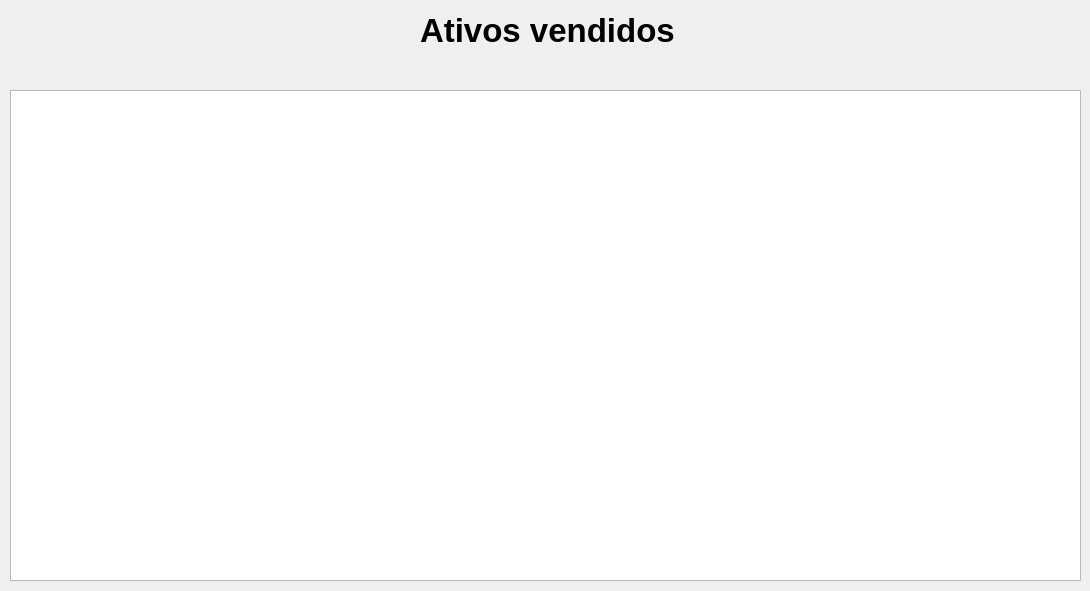
<?xml version="1.0" encoding="UTF-8"?>
<ui version="4.0">
 <class>SalesWindow</class>
 <widget class="QMainWindow" name="SalesWindow">
  <property name="geometry">
   <rect>
    <x>0</x>
    <y>0</y>
    <width>1090</width>
    <height>591</height>
   </rect>
  </property>
  <property name="windowTitle">
   <string>Ativos vendidos</string>
  </property>
  <widget class="QWidget" name="centralwidget">
   <widget class="QLabel" name="label_assets">
    <property name="geometry">
     <rect>
      <x>420</x>
      <y>10</y>
      <width>301</width>
      <height>41</height>
     </rect>
    </property>
    <property name="font">
     <font>
      <pointsize>25</pointsize>
      <weight>75</weight>
      <bold>true</bold>
     </font>
    </property>
    <property name="text">
     <string>Ativos vendidos</string>
    </property>
   </widget>
   <widget class="QTableWidget" name="tableWidget_sales">
    <property name="geometry">
     <rect>
      <x>10</x>
      <y>90</y>
      <width>1071</width>
      <height>491</height>
     </rect>
    </property>
   </widget>
  </widget>
 </widget>
 <resources/>
 <connections/>
</ui>
